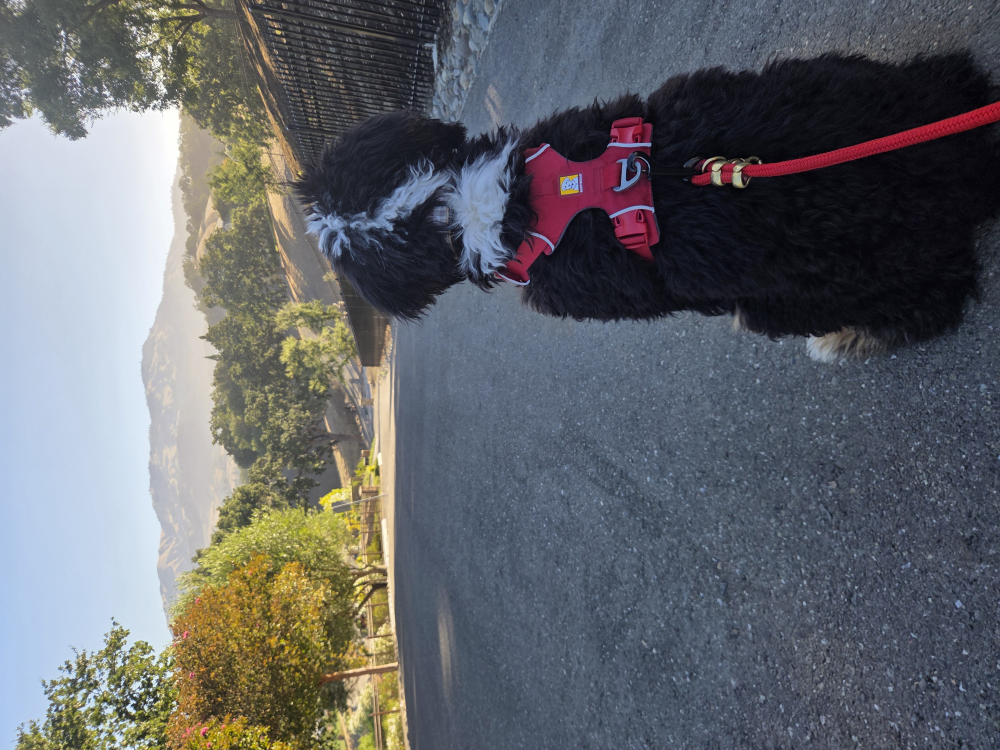
#> input picture photos_in_process/1784213895272.jpg, 4000 x 3000 px (shown at 1/4 size); its folder holds only this picture in this run
$ python process_photos.py
#> lines starting #> are read from the running program, lines starting #| are printed output that depends on the picture
#!/usr/bin/env python3
"""
process_photos.py  —  Taiyo's photo gallery
===========================================
Processes new images dropped in photos_in_process/ into web-ready photos:
  - auto-orients (honours EXIF orientation)
  - reads GPS lat/lon + capture date from EXIF (for the map pin + caption)
  - resizes to a display image + a small thumbnail
  - STRIPS EXIF from the saved images (the coordinate lives only in photos.json)
  - updates photos.json (incremental — existing entries are preserved)
  - deletes each processed raw from photos_in_process/

Dependencies: Pillow, pillow-heif (for iPhone HEIC).
"""
import json, math, os, glob, sys
from PIL import Image, ImageOps, ExifTags

try:
    from pillow_heif import register_heif_opener
    register_heif_opener()            # lets Pillow open iPhone .heic files
#> (this line was passed over: pillow_heif is not available in this run)
except Exception:
    pass

INCOMING     = 'photos_in_process'
OUT_DIR      = 'photos'
THUMB_DIR    = 'photos/thumbs'
MANIFEST     = 'photos.json'
DISPLAY_MAX  = 1600               # px, longest side of the full-view image
THUMB_MAX    = 400                # px, longest side of the thumbnail
EXTS         = ('.jpg', '.jpeg', '.png', '.heic', '.heif', '.webp')


def gps_to_decimal(coord, ref):
    """Degrees/minutes/seconds -> decimal. Returns None if unusable.

    Cameras sometimes write GPS tags with zero/!finite rationals when there was
    no satellite fix. float() then yields NaN, and NaN is NOT valid JSON — it
    silently breaks the gallery in the browser. So reject anything non-finite.
    """
    try:
        d, m, s = (float(coord[0]), float(coord[1]), float(coord[2]))
    except (TypeError, ValueError, ZeroDivisionError, IndexError):
        return None
    if not all(math.isfinite(x) for x in (d, m, s)):
        return None
    val = d + m / 60.0 + s / 3600.0
    if not math.isfinite(val):
        return None
    if str(ref).upper() in ('S', 'W'):
        val = -val
    return round(val, 6)


def usable_coords(lat, lon):
    """True only for finite, in-range, non-null-island coordinates."""
    if lat is None or lon is None:
        return False
    if not (math.isfinite(lat) and math.isfinite(lon)):
        return False
    if not (-90 <= lat <= 90 and -180 <= lon <= 180):
        return False
    return not (lat == 0 and lon == 0)      # 0,0 = "no fix", not the Atlantic


def extract_meta(img):
    """Return (lat, lon, date, had_gps_tags) from EXIF; any may be None/''.

    had_gps_tags distinguishes "photo has no location data at all" from
    "camera wrote a GPS block but left it empty (no satellite fix)".
    """
    lat = lon = None
    date = ''
    had_gps = False
    try:
        exif = img.getexif()
    except Exception:
        return lat, lon, date, had_gps
    if not exif:
        return lat, lon, date, had_gps

    # Capture date: EXIF sub-IFD DateTimeOriginal (36867), else main DateTime (306)
    try:
        sub = exif.get_ifd(ExifTags.IFD.Exif)
    except Exception:
        sub = {}
    raw_dt = (sub.get(36867) if sub else None) or exif.get(306)
    if isinstance(raw_dt, str) and len(raw_dt) >= 10:
        date = raw_dt[:10].replace(':', '-')          # "YYYY:MM:DD" -> "YYYY-MM-DD"

    # GPS
    try:
        gps = exif.get_ifd(ExifTags.IFD.GPSInfo)
    except Exception:
        gps = {}
    if gps and 2 in gps and 4 in gps:
        had_gps = True
        try:
            lat = gps_to_decimal(gps[2], gps.get(1, 'N'))
            lon = gps_to_decimal(gps[4], gps.get(3, 'E'))
        except Exception:
            lat = lon = None
    return lat, lon, date, had_gps


def process_one(path):
    name = os.path.basename(path)
    stem = os.path.splitext(name)[0]
    out_name = stem + '.jpg'                            # normalise everything to jpg
    with Image.open(path) as im:
        lat, lon, date, had_gps_tags = extract_meta(im)
        im = ImageOps.exif_transpose(im).convert('RGB')  # auto-rotate, drop alpha

        disp = im.copy(); disp.thumbnail((DISPLAY_MAX, DISPLAY_MAX))
        disp.save(os.path.join(OUT_DIR, out_name), 'JPEG', quality=85)  # EXIF not passed -> stripped

        th = im.copy(); th.thumbnail((THUMB_MAX, THUMB_MAX))
        th.save(os.path.join(THUMB_DIR, out_name), 'JPEG', quality=80)

    entry = {
        'file':  f'{OUT_DIR}/{out_name}',
        'thumb': f'{THUMB_DIR}/{out_name}',
        'date':  date,
        'caption': date or stem,
    }
    if usable_coords(lat, lon):          # never write NaN/garbage into the JSON
        entry['lat'] = lat
        entry['lon'] = lon
        gps_note = 'gps ok'
    elif had_gps_tags:
        # Camera wrote the GPS block but left it empty (refs '\x00', coords NaN)
        # — location tagging was on but the phone never got a fix.
        gps_note = 'no-gps (tags present but empty - camera had no GPS fix)'
    else:
        gps_note = 'no-gps (photo has no location data)'
    return out_name, entry, gps_note


def main():
    os.makedirs(THUMB_DIR, exist_ok=True)

    # Load existing manifest so old photos' metadata survives (their EXIF is gone).
    by_name = {}
    if os.path.exists(MANIFEST):
        try:
            for e in json.load(open(MANIFEST)).get('photos', []):
                by_name[os.path.basename(e['file'])] = e
        except Exception:
            pass

    incoming = sorted(p for p in glob.glob(os.path.join(INCOMING, '*'))
                      if p.lower().endswith(EXTS))
    if not incoming:
        print('No new photos to process.')

    # Repair coords written by an older version (NaN broke JSON parsing and
    # silently hid the whole gallery). Done even with no new photos.
    repaired = 0
    for p in by_name.values():
        if ('lat' in p or 'lon' in p) and not usable_coords(p.get('lat'), p.get('lon')):
            p.pop('lat', None)
            p.pop('lon', None)
            repaired += 1
    if repaired:
        print(f"  repaired {repaired} entr(ies) with invalid coordinates")

    # Nothing new and nothing to fix — leave the manifest untouched.
    if not incoming and not repaired:
        return

    for path in incoming:
        try:
            out_name, entry, gps_note = process_one(path)
            by_name[out_name] = entry
            os.remove(path)                            # remove the raw from the repo
            loc = f"{entry['lat']},{entry['lon']}" if 'lat' in entry else gps_note
            print(f"  processed {os.path.basename(path)} -> {out_name}  ({entry['date'] or 'no-date'}, {loc})")
        except Exception as e:
            print(f"  FAILED {os.path.basename(path)}: {e}")

    # Newest first (by date, then name).
    photos = sorted(by_name.values(),
                    key=lambda e: (e.get('date', ''), e['file']), reverse=True)

    # Scrub any non-finite coords inherited from an older manifest, so a bad
    # entry written by a previous version can't keep breaking the gallery.
    for p in photos:
        if not usable_coords(p.get('lat'), p.get('lon')):
            p.pop('lat', None)
            p.pop('lon', None)

    with open(MANIFEST, 'w') as f:
        # allow_nan=False: fail loudly rather than emit invalid JSON that the
        # browser rejects (which silently hides the whole gallery).
        json.dump({'photos': photos}, f, indent=1, allow_nan=False)
    print(f"{len(photos)} photo(s) in manifest.")


if __name__ == '__main__':
    main()
#> (reads photos.json from the repository)
#> in process_one, im is the input picture: PIL image 4000x3000 RGB; mean R, G, B 99.5, 102.1, 106.8
#> in extract_meta, `sub = exif.get_ifd(ExifTags.IFD.Exif)`: sub = 31 items
#> in extract_meta, `raw_dt = (sub.get(36867) if sub else None) or exif.get(306)`: raw_dt = '2026:07:16 07:58:29'
#> in extract_meta, `date = raw_dt[:10].replace(':', '-')          # "YYYY:MM:DD" -> "YYYY-..`: date = '2026-07-16'
#> in extract_meta, `gps = exif.get_ifd(ExifTags.IFD.GPSInfo)`: gps = 0 items
#> in process_one, `lat, lon, date, had_gps_tags = extract_meta(im)`: date = '2026-07-16'; had_gps_tags = False
#> in process_one, `im = ImageOps.exif_transpose(im).convert('RGB')`:
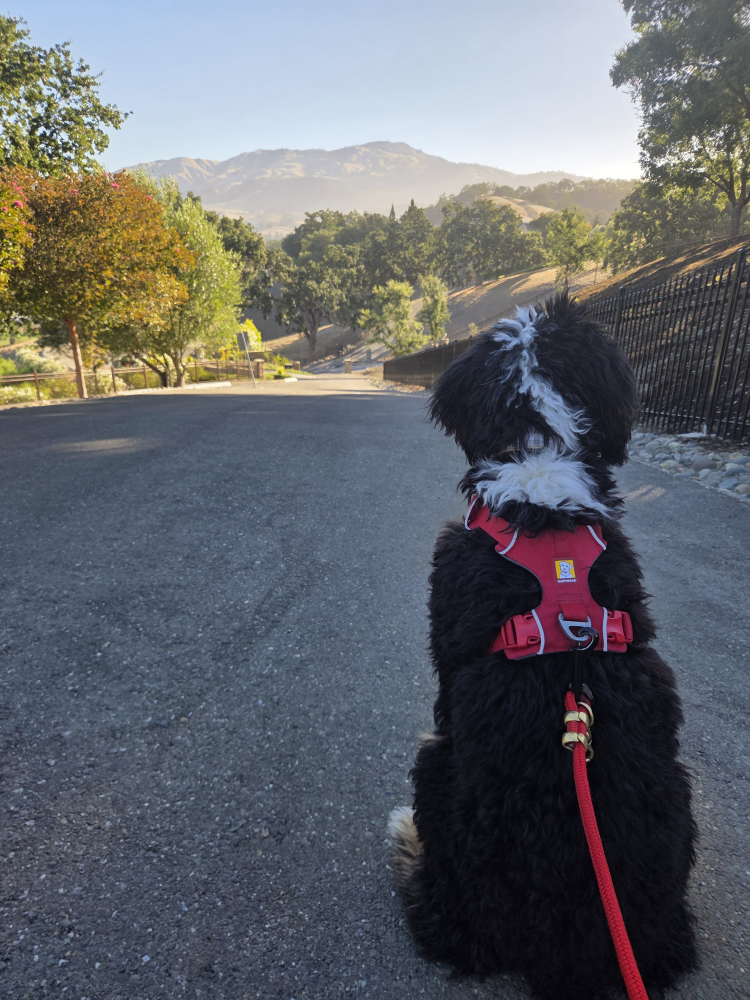
#> im: PIL image 3000x4000 RGB (shown at 1/4 size); mean R, G, B 99.5, 102.1, 106.8
#> in process_one, `th.thumbnail((THUMB_MAX, THUMB_MAX))`:
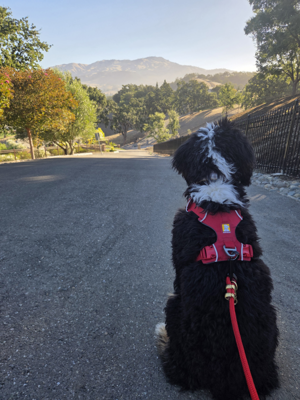
#> th: PIL image 300x400 RGB; mean R, G, B 99.5, 102.1, 106.8
#> in process_one, `entry = { 'file':  f'{OUT_DIR}/{out_name}', 'thumb': f'{THUMB_DIR}/{ou..`: entry = {'file': 'photos/1784213895272.jpg', 'thumb': 'photos/thumbs/1784213895272.jpg', 'date': '2026-07-16', 'caption': '2026-07-16'}
#> in main, `out_name, entry, gps_note = process_one(path)`: out_name = '1784213895272.jpg'; gps_note = 'no-gps (photo has no location data)'
#|   processed 1784213895272.jpg -> 1784213895272.jpg  (2026-07-16, no-gps (photo has no location data))
#> in main, `photos = sorted(by_name.values(), key=lambda e: (e.get('date', ''), e[..`: photos = 31 items
#> the loop in main, `for p in photos:` made 31 passes
#| 31 photo(s) in manifest.
